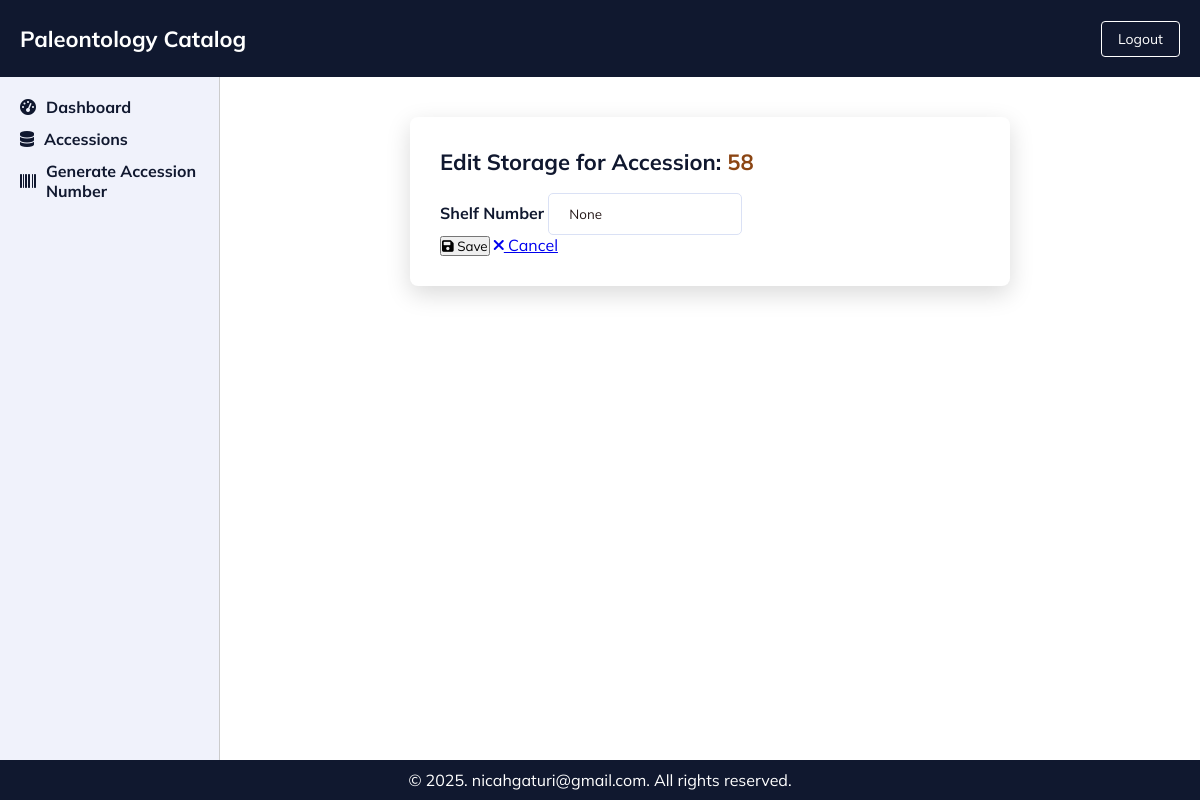
The page /edit-shelf-number/81/ (signed in) on the database as committed earlier.
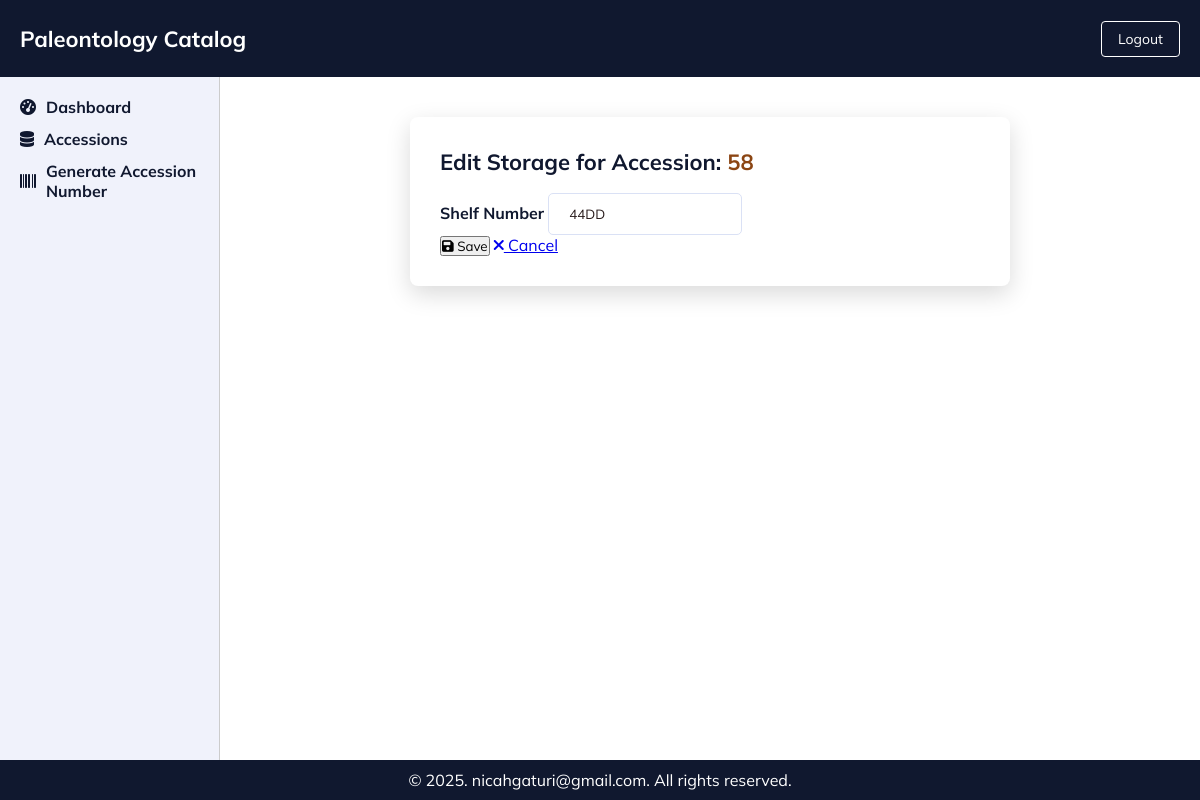
The same page on the database as committed later.
### PaleoApp/models.py (models this page shows, shortened)
class AccessionNumber(models.Model):
    user = models.ForeignKey(User, on_delete=models.CASCADE)
    number = models.PositiveIntegerField(unique=True)
    collection = models.ForeignKey(Collection, on_delete=models.CASCADE)
    date_time_accessioned = models.DateTimeField(auto_now_add=True)
    locality = models.ForeignKey(Locality, on_delete=models.CASCADE)
    storage = models.ForeignKey(Storage, on_delete=models.CASCADE, null=True, blank=True)
    TYPE_STATUS_OPTIONS = (
        ('Type', 'Type'),
        ('Holotype', 'Holotype'),
        ('Isotype', 'Isotype'),
        ('Lectotype', 'Lectotype'),
        ('Syntype', 'Syntype'),
        ('Isosyntype', 'Isosyntype'),
        ('Paratype', 'Paratype'),
        ('Neotype', 'Neotype'),
        ('Topotype', 'Topotype'),
    )
    type_status = models.CharField(
        max_length=50,
        choices=TYPE_STATUS_OPTIONS,
        null=True,
        blank=True,
        help_text="Please select the type status"
    )
    comment = models.TextField(
        null=True,
        blank=True,
        help_text="Any additional comments"
    )
    qr_code = models.ImageField(upload_to='qr_codes/', null=True, blank=True)

class Storage(models.Model):
    shelf_number = models.CharField(max_length=100, blank=True, null=True, default='N/A')

### PaleoApp/views.py (the view)
# urls.py: path("edit-shelf-number/<int:accession_number_id>/", views.edit_shelf_number, name="edit_shelf_number"),
@login_required(login_url='login')
def edit_shelf_number(request, accession_number_id):
    accession_number = get_object_or_404(AccessionNumber, id=accession_number_id)
    if request.method == 'POST':
        shelf_number = request.POST.get('shelf_number')
        storage, _ = Storage.objects.get_or_create(shelf_number=shelf_number)
        accession_number.storage = storage
        accession_number.save()
        return redirect('PaleoApp:accession_table')
    return render(request, 'PaleoApp/edit_shelf_number.html', {'accession_number': accession_number})

### PaleoApp/templates/PaleoApp/edit_shelf_number.html (shortened to what this page needs)
{% extends "base.html" %}
{% load static %}
{% block content %}
<div class="home-section mx-auto" style="max-width: 600px;">
    <h2 class="text-center mb-4" style="color: #10182F;">
        Edit Storage for Accession: <span class="brown-text">{{ accession_number.number }}</span>
    </h2>
    <form method="POST" class="needs-validation" novalidate>
        <div class="mb-4 my-3">
            <label for="shelf_number" class="form-label" style="font-weight: 700; color: #10182F;">Shelf Number</label>
            <input
                type="text"
                id="shelf_number"
                name="shelf_number"
                class="form-control"
                style="border: 1px solid #DAE1F5; border-radius: 5px; color: #0f0101e7; padding: 12px 20px;"
                value="{{ accession_number.storage.shelf_number }}"
                required>
        </div>
        <div class="d-flex">
            <button type="submit" class="btn btn-primary me-3"><i class="fas fa-save"></i> Save</button>
            <a href="{% url 'PaleoApp:accession_table' %}" class="btn btn-secondary"><i class="fas fa-times"></i> Cancel</a>
        </div>
    </form>
</div>
{% endblock %}

### PaleoApp/templates/base.html (shortened to what this page needs)
{% load static %}
<!DOCTYPE html>
<html lang="en">
<head>
  <link rel="stylesheet" href="{% static 'css/style.css' %}" />
  <link rel="stylesheet" href="https://cdnjs.cloudflare.com/ajax/libs/font-awesome/6.0.0-beta3/css/all.min.css" />
</head>
<body>
  <header>
    <div class="header-left">
      <div class="ms-2">Paleontology Catalog</div>
    </div>
    <form class="logout-form" method="post" action="{% url 'logout' %}">
      <button type="submit">Logout</button>
    </form>
  </header>
  <div class="layout">
    <aside id="sidebar">
      <nav>
        <a href="{% url 'PaleoApp:dashboard' %}"><i class="fas fa-tachometer-alt"></i> Dashboard</a>
        <a href="{% url 'PaleoApp:accession_table' %}"><i class="fas fa-database"></i> Accessions</a>
        <a href="{% url 'PaleoApp:generate_accession_number' %}"><i class="fas fa-barcode"></i> Generate Accession Number</a>
      </nav>
    </aside>
    <main>
      {% block content %}{% endblock %}
    </main>
  </div>
  <footer>
    &copy; 2025. <a href="mailto:nicahgaturi@gmail.com">nicahgaturi@gmail.com</a>. All rights reserved.
  </footer>
</body>
</html>

### PaleoApp/static/css/style.css (style rules this page uses)
* { padding: 0; margin: 0; box-sizing: border-box; font-family: 'Mulish', sans-serif; transition: 0.3s all ease-in-out; }
html, body { height: 100%; }
body { display: flex; flex-direction: column; background-color: #fff; }
header { background-color: #10182F; color: white; padding: 20px; font-size: 24px; display: flex; justify-content: space-between; align-items: center; flex-shrink: 0; }
.header-left { display: flex; align-items: center; flex-grow: 1; min-width: 0; }
.ms-2 { font-size: 22px; font-weight: bold; white-space: nowrap; overflow: hidden; text-overflow: ellipsis; }
.logout-form button { background: transparent; border: 1px solid #fff; color: white; padding: 8px 16px; border-radius: 4px; font-size: 14px; cursor: pointer; flex-shrink: 0; }
.layout { display: flex; flex: 1; min-height: 0; }
aside { width: 220px; background-color: #F0F2FB; padding: 20px; border-right: 1px solid #ccc; flex-shrink: 0; }
aside a { display: flex; align-items: center; margin-bottom: 12px; color: #10182F; font-weight: bold; text-decoration: none; }
aside a i { margin-right: 10px; }
main { flex: 1; padding: 40px; overflow-y: auto; }
footer { background-color: #10182F; color: white; text-align: center; padding: 10px; flex-shrink: 0; }
footer a { color: white; text-decoration: none; }
.home-section { background-color: #fff; padding: 30px; border-radius: 8px; box-shadow: 0 8px 24px rgba(0, 0, 0, 0.15); max-width: 800px; width: 100%; margin: auto; }
.home-section h2 { color: #10182F; margin-bottom: 15px; font-size: 22px; line-height: 1.4; word-break: break-word; }
.brown-text { color: #8B4513; }

Rows that differ between the two databases and show on the page:
changed AccessionNumber: shelf_number "None" → "44DD"
